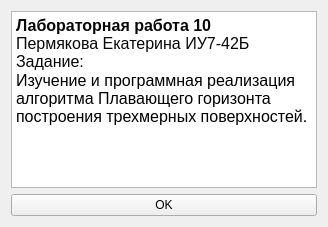
<?xml version="1.0" encoding="UTF-8"?>
<ui version="4.0">
 <class>Form</class>
 <widget class="QWidget" name="Form">
  <property name="geometry">
   <rect>
    <x>0</x>
    <y>0</y>
    <width>328</width>
    <height>227</height>
   </rect>
  </property>
  <property name="windowTitle">
   <string>Form</string>
  </property>
  <layout class="QVBoxLayout" name="verticalLayout">
   <item>
    <widget class="QTextEdit" name="textEdit">
     <property name="html">
      <string>&lt;!DOCTYPE HTML PUBLIC &quot;-//W3C//DTD HTML 4.0//EN&quot; &quot;http://www.w3.org/TR/REC-html40/strict.dtd&quot;&gt;
&lt;html&gt;&lt;head&gt;&lt;meta name=&quot;qrichtext&quot; content=&quot;1&quot; /&gt;&lt;style type=&quot;text/css&quot;&gt;
p, li { white-space: pre-wrap; }
&lt;/style&gt;&lt;/head&gt;&lt;body style=&quot; font-family:'MS Shell Dlg 2'; font-size:7.875pt; font-weight:400; font-style:normal;&quot;&gt;
&lt;p align=&quot;justify&quot; style=&quot; margin-top:0px; margin-bottom:0px; margin-left:0px; margin-right:0px; -qt-block-indent:0; text-indent:0px; background-color:#ffffff;&quot;&gt;&lt;span style=&quot; font-family:'JetBrains Mono','monospace'; font-size:12pt; font-weight:600; color:#080808; background-color:#ffffff;&quot;&gt;Лабораторная работа 10&lt;/span&gt;&lt;span style=&quot; font-family:'JetBrains Mono','monospace'; font-size:12pt; color:#080808;&quot;&gt;&lt;br /&gt;Пермякова Екатерина ИУ7-42Б&lt;br /&gt;Задание:&lt;/span&gt;&lt;/p&gt;
&lt;p style=&quot; margin-top:0px; margin-bottom:0px; margin-left:0px; margin-right:0px; -qt-block-indent:0; text-indent:0px;&quot;&gt;&lt;span style=&quot; font-size:12pt;&quot;&gt;Изучение и программная реализация алгоритма Плавающего горизонта построения трехмерных поверхностей.&lt;/span&gt;&lt;/p&gt;&lt;/body&gt;&lt;/html&gt;</string>
     </property>
    </widget>
   </item>
   <item>
    <widget class="QPushButton" name="ok_pbtn">
     <property name="text">
      <string>OK</string>
     </property>
    </widget>
   </item>
  </layout>
 </widget>
 <resources/>
 <connections/>
</ui>
